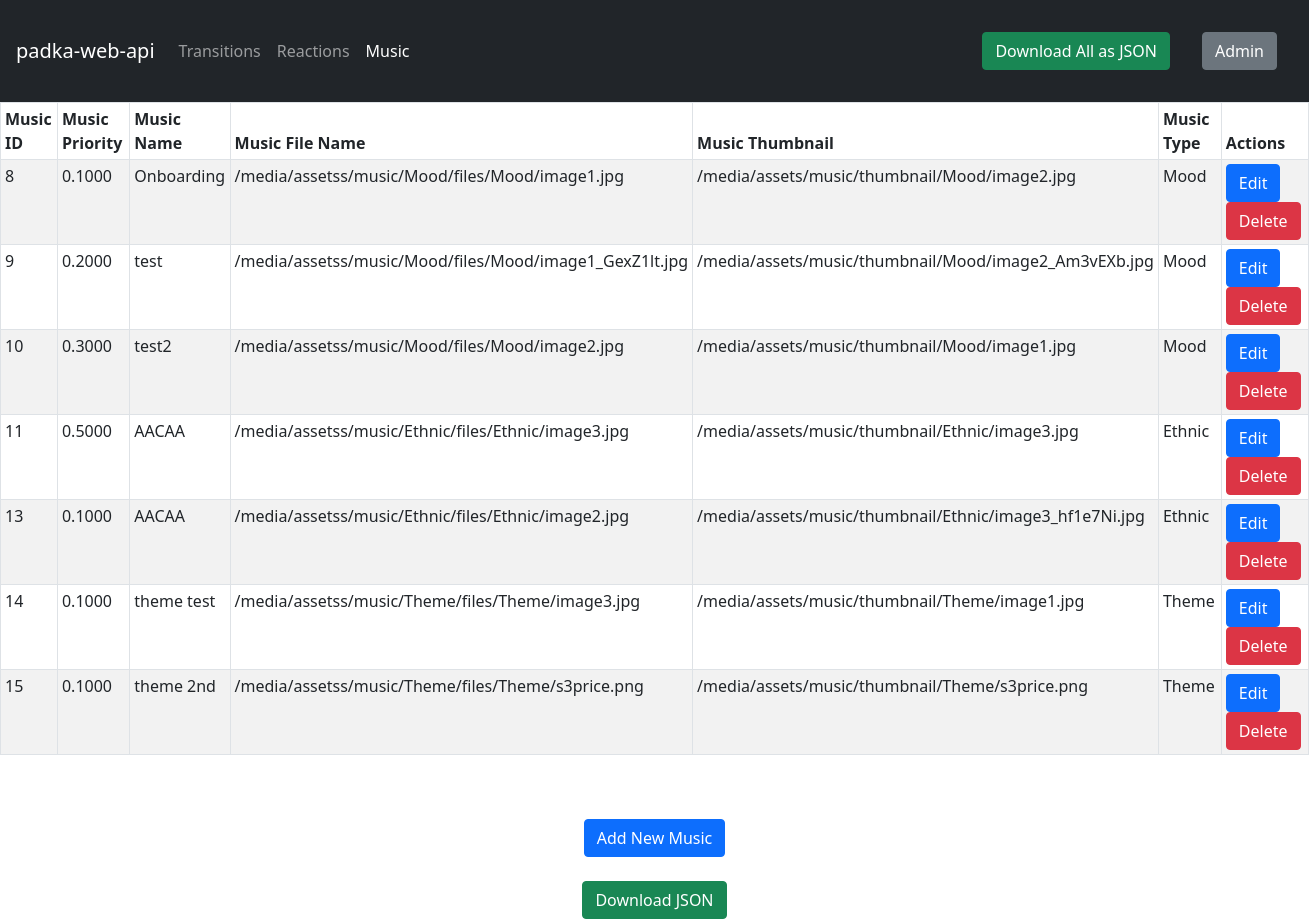
/music, run on the app's committed database.
### app/models.py (models this page shows)
class Music(models.Model):
    def get_filename_path(instance, filename):
        return 'assetss/music/{0}/files/{0}/{1}'.format(instance.type, filename)
    def get_thumbnail_path(instance, filename):
        return 'assets/music/thumbnail/{0}/{1}'.format(instance.type, filename)
    id = models.AutoField(primary_key=True)
    priority = models.DecimalField(max_digits=5, decimal_places=4)
    name = models.CharField(max_length=200)
    filename = models.FileField(upload_to=get_filename_path)
    thumbnail = models.FileField(upload_to=get_thumbnail_path)
    type = models.CharField(max_length=200)
    class Meta:
        db_table = "music"

### app/views.py (the view)
# urls.py: path('music',views.showMusic),
def showMusic(request):
    music = Music.objects.all()
    return render(request,"music/show.html",{'music':music})

### app/templates/music/show.html (shortened to what this page needs)
<!DOCTYPE html>
<html lang="en">
<head>
     {% load static %}
     <link href="{% static 'css/bootstrap.css' %}" rel="stylesheet">
</head>
<body>
    <nav class="navbar navbar-expand-md navbar-dark bg-dark p-3">
        <a class="navbar-brand" href="#">padka-web-api</a>
        <div class="collapse navbar-collapse" id="navbarCollapse">
          <ul class="navbar-nav mr-auto">
            <li class="nav-item">
              <a class="nav-link" href="/transitions">Transitions </a>
            </li>
            <li class="nav-item">
              <a class="nav-link" href="/reactions">Reactions</a>
            </li>
            <li class="nav-item active">
              <a class="nav-link active" href="/music">Music</a>
            </li>
          </ul>
        </div>
        <br>
        <center><a href="/downloadAllAsJSON" class="btn btn-success m-3">Download All as JSON</a></center>
        <center><a href="/admin" class="btn btn-secondary m-3">Admin</a></center>
      </nav>
<table class="table table-striped table-bordered table-sm">
    <thead class="thead-dark">
    <tr>
        <th>Music ID</th>
        <th>Music Priority</th>
        <th>Music Name</th>
        <th>Music File Name</th>
        <th>Music Thumbnail</th>
        <th>Music Type</th>
        <th>Actions</th>
    </tr>
    </thead>
    <tbody>
{% for mus in music %}
    <tr>
        <td>{{ mus.id }}</td>
        <td>{{ mus.priority }}</td>
        <td>{{ mus.name }}</td>
        <td>{{ mus.filename.url }}</td>
        <td>{{ mus.thumbnail.url }}</td>
        <td>{{ mus.type }}</td>
        <td>
            <a href="/music/editMusic/{{ mus.id }}" class="btn btn-primary"><span class="glyphicon glyphicon-pencil" >Edit</span></a>
            <a href="/music/deleteMusic/{{ mus.id }}" class="btn btn-danger" onclick="return confirm('Are you sure you want to delete this item?');">Delete</a>
        </td>
    </tr>
{% endfor %}
    </tbody>
</table>
<br>
<br>
<center><a href="/music/createMusic" class="btn btn-primary">Add New Music</a></center>
<br>
<center><a href="/music/downloadJsonMusic" class="btn btn-success">Download JSON</a></center>
</body>
</html>

### data on the page
Music: id "8", priority "0.1000", name "Onboarding", filename "/media/assetss/music/Mood/files/Mood/image1.jpg", thumbnail "/media/assets/music/thumbnail/Mood/image2.jpg", type "Mood"
Music: id "9", priority "0.2000", name "test", filename "/media/assetss/music/Mood/files/Mood/image1_GexZ1lt.jpg", thumbnail "/media/assets/music/thumbnail/Mood/image2_Am3vEXb.jpg", type "Mood"
Music: id "10", priority "0.3000", name "test2", filename "/media/assetss/music/Mood/files/Mood/image2.jpg", thumbnail "/media/assets/music/thumbnail/Mood/image1.jpg", type "Mood"
Music: id "11", priority "0.5000", name "AACAA", filename "/media/assetss/music/Ethnic/files/Ethnic/image3.jpg", thumbnail "/media/assets/music/thumbnail/Ethnic/image3.jpg", type "Ethnic"
Music: id "13", priority "0.1000", name "AACAA", filename "/media/assetss/music/Ethnic/files/Ethnic/image2.jpg", thumbnail "/media/assets/music/thumbnail/Ethnic/image3_hf1e7Ni.jpg", type "Ethnic"
Music: id "14", priority "0.1000", name "theme test", filename "/media/assetss/music/Theme/files/Theme/image3.jpg", thumbnail "/media/assets/music/thumbnail/Theme/image1.jpg", type "Theme"
Music: id "15", priority "0.1000", name "theme 2nd", filename "/media/assetss/music/Theme/files/Theme/s3price.png", thumbnail "/media/assets/music/thumbnail/Theme/s3price.png", type "Theme"
